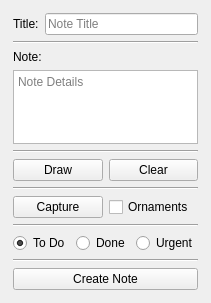
<?xml version="1.0" encoding="UTF-8"?>
<ui version="4.0">
 <class>Form</class>
 <widget class="QWidget" name="Form">
  <property name="geometry">
   <rect>
    <x>0</x>
    <y>0</y>
    <width>191</width>
    <height>303</height>
   </rect>
  </property>
  <property name="windowTitle">
   <string>Form</string>
  </property>
  <layout class="QGridLayout" name="gridLayout_2">
   <item row="0" column="0">
    <layout class="QVBoxLayout" name="verticalLayout_2">
     <property name="leftMargin">
      <number>2</number>
     </property>
     <property name="topMargin">
      <number>2</number>
     </property>
     <property name="rightMargin">
      <number>2</number>
     </property>
     <property name="bottomMargin">
      <number>2</number>
     </property>
     <item>
      <layout class="QVBoxLayout" name="verticalLayout">
       <property name="topMargin">
        <number>0</number>
       </property>
       <property name="bottomMargin">
        <number>0</number>
       </property>
       <item>
        <layout class="QGridLayout" name="gridLayout">
         <item row="0" column="1">
          <widget class="QLineEdit" name="title_lineEdit">
           <property name="text">
            <string/>
           </property>
           <property name="placeholderText">
            <string>Note Title</string>
           </property>
          </widget>
         </item>
         <item row="0" column="0">
          <widget class="QLabel" name="label">
           <property name="text">
            <string>Title:</string>
           </property>
          </widget>
         </item>
        </layout>
       </item>
       <item>
        <widget class="Line" name="line">
         <property name="orientation">
          <enum>Qt::Horizontal</enum>
         </property>
        </widget>
       </item>
       <item>
        <widget class="QLabel" name="label_2">
         <property name="text">
          <string>Note:</string>
         </property>
        </widget>
       </item>
       <item>
        <widget class="QPlainTextEdit" name="note_TextEdit">
         <property name="placeholderText">
          <string>Note Details</string>
         </property>
        </widget>
       </item>
       <item>
        <widget class="Line" name="line_2">
         <property name="orientation">
          <enum>Qt::Horizontal</enum>
         </property>
        </widget>
       </item>
       <item>
        <layout class="QHBoxLayout" name="horizontalLayout">
         <item>
          <widget class="QPushButton" name="viewport_draw">
           <property name="text">
            <string>Draw</string>
           </property>
          </widget>
         </item>
         <item>
          <widget class="QPushButton" name="clear_viewport">
           <property name="text">
            <string>Clear</string>
           </property>
          </widget>
         </item>
        </layout>
       </item>
      </layout>
     </item>
     <item>
      <widget class="Line" name="line_5">
       <property name="orientation">
        <enum>Qt::Horizontal</enum>
       </property>
      </widget>
     </item>
     <item>
      <layout class="QHBoxLayout" name="horizontalLayout_3">
       <property name="topMargin">
        <number>0</number>
       </property>
       <item>
        <widget class="QPushButton" name="capture_image">
         <property name="text">
          <string>Capture</string>
         </property>
        </widget>
       </item>
       <item>
        <widget class="QCheckBox" name="ornaments_check">
         <property name="text">
          <string>Ornaments</string>
         </property>
        </widget>
       </item>
      </layout>
     </item>
     <item>
      <widget class="Line" name="line_4">
       <property name="orientation">
        <enum>Qt::Horizontal</enum>
       </property>
      </widget>
     </item>
     <item>
      <layout class="QHBoxLayout" name="horizontalLayout_2">
       <property name="topMargin">
        <number>0</number>
       </property>
       <item>
        <widget class="QRadioButton" name="to_do">
         <property name="text">
          <string>To Do</string>
         </property>
         <property name="checked">
          <bool>true</bool>
         </property>
        </widget>
       </item>
       <item>
        <widget class="QRadioButton" name="done">
         <property name="text">
          <string>Done</string>
         </property>
        </widget>
       </item>
       <item>
        <widget class="QRadioButton" name="urgent">
         <property name="text">
          <string>Urgent</string>
         </property>
        </widget>
       </item>
      </layout>
     </item>
     <item>
      <widget class="Line" name="line_3">
       <property name="orientation">
        <enum>Qt::Horizontal</enum>
       </property>
      </widget>
     </item>
     <item>
      <widget class="QPushButton" name="create_note">
       <property name="text">
        <string>Create Note</string>
       </property>
      </widget>
     </item>
    </layout>
   </item>
  </layout>
 </widget>
 <resources/>
 <connections/>
</ui>
